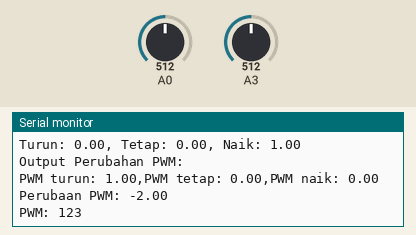
Simulated run of this sketch. Board: Arduino Uno, built with avr-gcc and run on an emulated ATmega328P. On the bench: the last lines printed to the serial monitor. Inputs (shaded band) come from the test bench; at power-on: A0 = 512, A3 = 512.

Above: at 6.0 s.
6.1 s: A0 set to 716
At 10.64 s:
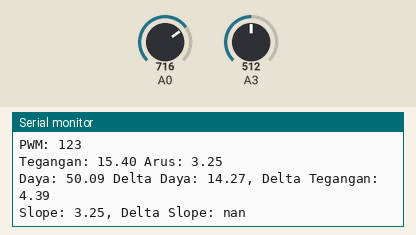
12.4 s: A3 set to 716
At 15.91 s:
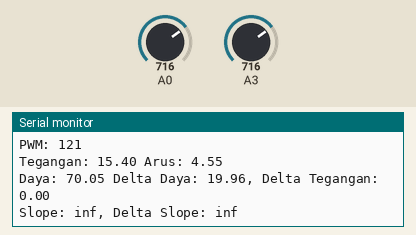
18.7 s: A0 set to 900
At 21.18 s:
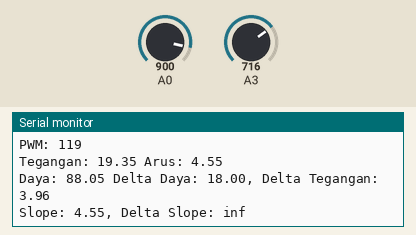
25.0 s: A3 set to 900
At 26.67 s:
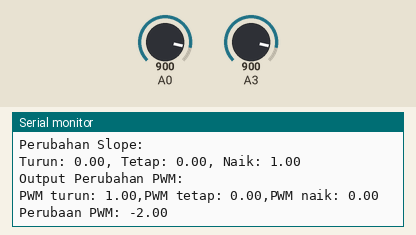
31.3 s: A3 set to 1023
At 31.72 s:
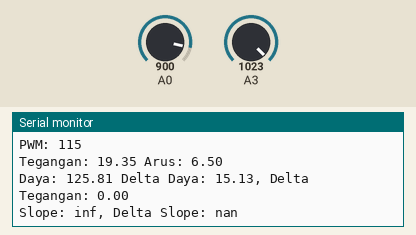
Timing chart, 0 to 34.3 s (numbered marks = the images above; inputs shaded):
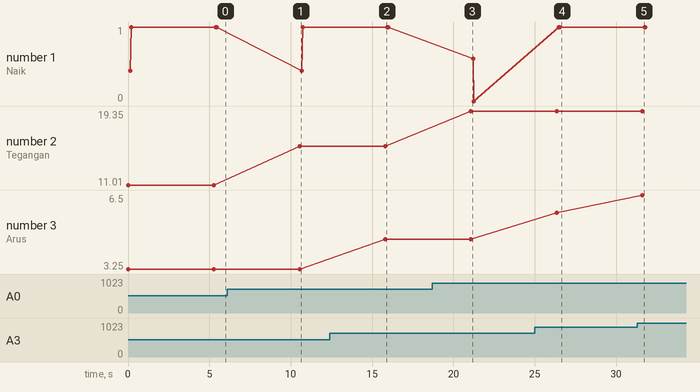

Measured:
- after the input at 6.1 s, the serial monitor: prints a new line after 4.4 s (image 1)
- after the input at 12.4 s, the serial monitor: prints a new line after 3.4 s (image 2)
- after the input at 18.7 s, the serial monitor: prints a new line after 2.4 s (image 3)
- after the input at 25.0 s, the serial monitor: prints a new line after 1.4 s (image 4)
- after the input at 31.3 s, the serial monitor: prints a new line after 0.32 s (image 5)
- plotted number 2: 11.01 → 15.4 after the input at 6.1 s, 15.4 → 19.35 after the input at 18.7 s
- plotted number 3: 3.25 → 4.55 after the input at 12.4 s, 4.55 → 5.72 after the input at 25.0 s, 5.72 → 6.5 after the input at 31.3 s

The sketch:

mppt_based_fuzzy_logic.ino
```cpp
#include <Fuzzy.h>
Fuzzy *fuzzy = new Fuzzy();

// FuzzyInput delta P (V*I)baru-(V*I)lama
FuzzySet *slopeN = new FuzzySet(-10, -10, -8, 0);
FuzzySet *slopeZ = new FuzzySet(-2, 0, 0, 2);
FuzzySet *slopeP = new FuzzySet(0, 8, 10, 10);

// FuzzyInput delta Tegangan (V)baru-(V)lama
FuzzySet *dSlopeN = new FuzzySet(-2, -2, -1, 0);
FuzzySet *dSlopeZ = new FuzzySet(-1, 0, 0, 1);
FuzzySet *dSlopeP = new FuzzySet(0, 1, 2, 2);

// FuzzyOutput, naik turun nilai PWM
FuzzySet *dN = new FuzzySet(-3, -3, -1, -1);
FuzzySet *dZ = new FuzzySet(-1, 0, 0, 1);
FuzzySet *dP = new FuzzySet(1, 1, 3, 3);

float pwmA;
int pwm1;

float slope,deltaSlope,slopeL;


void setup()
{
  Serial.begin(9600);

  // FuzzyInput delta Power
  FuzzyInput *dPower = new FuzzyInput(1);
  dPower->addFuzzySet(slopeN);
  dPower->addFuzzySet(slopeZ);
  dPower->addFuzzySet(slopeP);
  fuzzy->addFuzzyInput(dPower);

  // FuzzyInput delta tegangan
  FuzzyInput *dVolt = new FuzzyInput(2);
  dVolt->addFuzzySet(dSlopeN);
  dVolt->addFuzzySet(dSlopeZ);
  dVolt->addFuzzySet(dSlopeP);
  fuzzy->addFuzzyInput(dVolt);

  // FuzzyOutput kenaikan PWM
  FuzzyOutput *slopePWM = new FuzzyOutput(1);
  slopePWM->addFuzzySet(dN);
  slopePWM->addFuzzySet(dZ);
  slopePWM->addFuzzySet(dP);
  fuzzy->addFuzzyOutput(slopePWM);

  // FuzzyRule #1
  FuzzyRuleAntecedent *if_dSlopeNslopeN = new FuzzyRuleAntecedent();
  if_dSlopeNslopeN->joinWithAND(dSlopeN, slopeN);
  // FuzzyRule #2
  FuzzyRuleAntecedent *if_dSlopeNslopeZ = new FuzzyRuleAntecedent();
  if_dSlopeNslopeZ->joinWithAND(dSlopeN, slopeZ);
  // FuzzyRule #3
  FuzzyRuleAntecedent *if_dSlopeNslopeP = new FuzzyRuleAntecedent();
  if_dSlopeNslopeP->joinWithAND(dSlopeN, slopeP);
  // FuzzyRule #4
  FuzzyRuleAntecedent *if_dSlopeZslopeN = new FuzzyRuleAntecedent();
  if_dSlopeZslopeN->joinWithAND(dSlopeZ, slopeN);
  // FuzzyRule #5
  FuzzyRuleAntecedent *if_dSlopeZslopeZ = new FuzzyRuleAntecedent();
  if_dSlopeZslopeZ->joinWithAND(dSlopeZ, slopeZ);
  // FuzzyRule #6
  FuzzyRuleAntecedent *if_dSlopeZslopeP = new FuzzyRuleAntecedent();
  if_dSlopeZslopeP->joinWithAND(dSlopeZ, slopeP);
  // FuzzyRule #7
  FuzzyRuleAntecedent *if_dSlopePslopeN = new FuzzyRuleAntecedent();
  if_dSlopePslopeN->joinWithAND(dSlopeP, slopeN);
  // FuzzyRule #8
  FuzzyRuleAntecedent *if_dSlopePslopeZ = new FuzzyRuleAntecedent();
  if_dSlopePslopeZ->joinWithAND(dSlopeP, slopeZ);
  // FuzzyRule #9
  FuzzyRuleAntecedent *if_dSlopePslopeP = new FuzzyRuleAntecedent();
  if_dSlopePslopeP->joinWithAND(dSlopeP, slopeP);

  //implikasi
  FuzzyRuleConsequent *then_dPP = new FuzzyRuleConsequent();
  then_dPP->addOutput(dP);
  FuzzyRuleConsequent *then_dPZ = new FuzzyRuleConsequent();
  then_dPZ->addOutput(dZ);
  FuzzyRuleConsequent *then_dPN = new FuzzyRuleConsequent();
  then_dPN->addOutput(dN);

  FuzzyRule *fuzzyRule01 = new FuzzyRule(1, if_dSlopeNslopeN, then_dPP);
  fuzzy->addFuzzyRule(fuzzyRule01);
  FuzzyRule *fuzzyRule02 = new FuzzyRule(2, if_dSlopeNslopeZ, then_dPZ);
  fuzzy->addFuzzyRule(fuzzyRule02);
  FuzzyRule *fuzzyRule03 = new FuzzyRule(3, if_dSlopeNslopeP, then_dPN);
  fuzzy->addFuzzyRule(fuzzyRule03);

  FuzzyRule *fuzzyRule04 = new FuzzyRule(4, if_dSlopeZslopeN, then_dPP);
  fuzzy->addFuzzyRule(fuzzyRule04);
  FuzzyRule *fuzzyRule05 = new FuzzyRule(5, if_dSlopeZslopeZ, then_dPZ);
  fuzzy->addFuzzyRule(fuzzyRule05);
  FuzzyRule *fuzzyRule06 = new FuzzyRule(6, if_dSlopeZslopeP, then_dPN);
  fuzzy->addFuzzyRule(fuzzyRule06);

  FuzzyRule *fuzzyRule07 = new FuzzyRule(7, if_dSlopePslopeN, then_dPP);
  fuzzy->addFuzzyRule(fuzzyRule07);
  FuzzyRule *fuzzyRule08 = new FuzzyRule(8, if_dSlopePslopeZ, then_dPZ);
  fuzzy->addFuzzyRule(fuzzyRule08);
  FuzzyRule *fuzzyRule09 = new FuzzyRule(9, if_dSlopePslopeP, then_dPN);
  fuzzy->addFuzzyRule(fuzzyRule09);

  pwmA = 127;
}

float tegangan,teganganL,deltaV;
float arus,arusL;
float daya,dayaL,deltaP;

void loop()
{
  // arus dan tegangan dari simulasi random
  //arus = random(0, 100)/50.0;
  //tegangan = random(120, 220)/10.0;

  float faktorI = 6.5/1023;
  float faktorV = 22.0/1023;

  //arus dan tegangan dari ADC
  arus = analogRead(A3) * faktorI;
  tegangan = analogRead(A0) * faktorV;


  daya = arus * tegangan;
  dayaL = arusL * teganganL;
  deltaV = tegangan - teganganL;
  deltaP = daya - dayaL;

//peritungan slope kurva PV tegangan vs daya
  slope = deltaP /deltaV;
  deltaSlope = slope - slopeL;

  slopeL = slope;

  //data sebelum
  teganganL = tegangan;
  arusL = arus;

  float input1 = slope;
  float input2 = deltaSlope;

  Serial.print("Tegangan: ");
  Serial.print(tegangan);
//  Serial.print(" ");
  Serial.print(" Arus: ");
  Serial.println(arus);
  Serial.print("Daya: ");
  Serial.print(daya);
  Serial.print(" ");
  Serial.print("Delta Daya: ");
  Serial.print(deltaP);
  Serial.print(", Delta Tegangan: ");
  Serial.println(deltaV);

  Serial.print("Slope: ");
  Serial.print(slope);
  Serial.print(", Delta Slope: ");
  Serial.println(deltaSlope);

  fuzzy->setInput(1, input1);
  fuzzy->setInput(2, input2);
  fuzzy->fuzzify();

  Serial.println("Slope: ");
  Serial.print("Turun: ");
  Serial.print(slopeN->getPertinence());
  Serial.print(", Tetap: ");
  Serial.print(slopeZ->getPertinence());
  Serial.print(", Naik: ");
  Serial.println(slopeP->getPertinence());

  Serial.println("Perubahan Slope: ");
  Serial.print("Turun: ");
  Serial.print(dSlopeN->getPertinence());
  Serial.print(", Tetap: ");
  Serial.print(dSlopeZ->getPertinence());
  Serial.print(", Naik: ");
  Serial.println(dSlopeP->getPertinence());
  Serial.println();

  float output1 = fuzzy->defuzzify(1);
  pwmA +=output1;
  if(pwmA<0)pwmA=0;
  if(pwmA>255)pwmA=255;
  pwm1=round(pwmA);

  Serial.println("Output Perubahan PWM: ");
  Serial.print("PWM turun: ");
  Serial.print(dN->getPertinence());
  Serial.print(",PWM tetap: ");
  Serial.print(dZ->getPertinence());
  Serial.print(",PWM naik: ");
  Serial.println(dP->getPertinence());
  Serial.println();
  Serial.print("Perubaan PWM: ");
  Serial.println(output1);
  Serial.print("PWM: ");
  Serial.println(pwm1);
  Serial.println();

  delay(5000);
}
```
